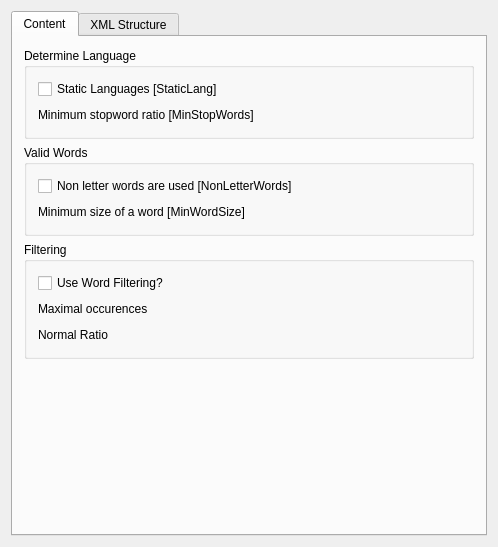
<?xml version="1.0" encoding="UTF-8"?>
<ui version="4.0">
 <class>Config</class>
 <widget class="QWidget" name="Config">
  <property name="geometry">
   <rect>
    <x>0</x>
    <y>0</y>
    <width>498</width>
    <height>547</height>
   </rect>
  </property>
  <property name="windowTitle">
   <string>Configure Text Analyser</string>
  </property>
  <property name="toolTip">
   <string/>
  </property>
  <property name="whatsThis">
   <string/>
  </property>
  <property name="sizeGripEnabled" stdset="0">
   <bool>true</bool>
  </property>
  <layout class="QVBoxLayout" name="verticalLayout_7">
   <item>
    <widget class="QTabWidget" name="tabWidget2">
     <property name="currentIndex">
      <number>0</number>
     </property>
     <widget class="QWidget" name="tab">
      <attribute name="title">
       <string>Content</string>
      </attribute>
      <layout class="QVBoxLayout" name="verticalLayout_5">
       <item>
        <widget class="QGroupBox" name="groupBox">
         <property name="title">
          <string>Determine Language</string>
         </property>
         <layout class="QVBoxLayout" name="verticalLayout">
          <item>
           <widget class="QCheckBox" name="StaticLang">
            <property name="toolTip">
             <string>Set if the languages are static.</string>
            </property>
            <property name="whatsThis">
             <string>When the languages are static and when the content of a document is changed, the system supposes that the language of this document has not changed.&lt;br&gt;
When the languages are not static, the language of a document is always determinewhen the document is analysed.</string>
            </property>
            <property name="text">
             <string>Static Languages [StaticLang]</string>
            </property>
           </widget>
          </item>
          <item>
           <layout class="QHBoxLayout">
            <item>
             <widget class="QLabel" name="textLabel1">
              <property name="text">
               <string>Minimum stopword ratio [MinStopWords]</string>
              </property>
              <property name="wordWrap">
               <bool>false</bool>
              </property>
             </widget>
            </item>
            <item>
             <spacer name="spacer2">
              <property name="orientation">
               <enum>Qt::Horizontal</enum>
              </property>
              <property name="sizeType">
               <enum>QSizePolicy::Expanding</enum>
              </property>
              <property name="sizeHint" stdset="0">
               <size>
                <width>40</width>
                <height>20</height>
               </size>
              </property>
             </spacer>
            </item>
            <item>
             <widget class="KDoubleNumInput" name="MinStopWords">
              <property name="toolTip">
               <string>Set the minimum stopword ratio.</string>
              </property>
              <property name="whatsThis">
               <string>To determine the language of a document, the following method is used:
&lt;ol&gt;
&lt;li&gt; For each language defined in the system, the ratio of the number of different stopwords over the overall number of different words contained in the document is computed.&lt;/li&gt;
&lt;li&gt; All the languages having this ratio lower than the &lt;b&gt;minimum stopword ratio&lt;/b&gt; are elminated.&lt;/li&gt;
&lt;li&gt; The language with the highest number of occurences of stopwords is assigned to the document.&lt;li&gt;
&lt;/ol&gt;</string>
              </property>
             </widget>
            </item>
           </layout>
          </item>
         </layout>
        </widget>
       </item>
       <item>
        <widget class="QGroupBox" name="groupBox_2">
         <property name="title">
          <string>Valid Words</string>
         </property>
         <layout class="QVBoxLayout" name="verticalLayout_2">
          <item>
           <widget class="QCheckBox" name="NonLetterWords">
            <property name="toolTip">
             <string>Should non letter words be used.</string>
            </property>
            <property name="whatsThis">
             <string>When analysing a document, it is possible to use for the description only words containing letters.</string>
            </property>
            <property name="text">
             <string>Non letter words are used [NonLetterWords]</string>
            </property>
           </widget>
          </item>
          <item>
           <layout class="QHBoxLayout">
            <item>
             <widget class="QLabel" name="textLabel2">
              <property name="text">
               <string>Minimum size of a word [MinWordSize]</string>
              </property>
              <property name="wordWrap">
               <bool>false</bool>
              </property>
             </widget>
            </item>
            <item>
             <spacer name="spacer3">
              <property name="orientation">
               <enum>Qt::Horizontal</enum>
              </property>
              <property name="sizeType">
               <enum>QSizePolicy::Expanding</enum>
              </property>
              <property name="sizeHint" stdset="0">
               <size>
                <width>40</width>
                <height>20</height>
               </size>
              </property>
             </spacer>
            </item>
            <item>
             <widget class="KIntNumInput" name="MinWordSize">
              <property name="toolTip">
               <string>Specify the minimum size of words.</string>
              </property>
              <property name="whatsThis">
               <string>When a word is contained in the document and its size is lower than this threshold, the word is not used.</string>
              </property>
             </widget>
            </item>
           </layout>
          </item>
         </layout>
        </widget>
       </item>
       <item>
        <widget class="QGroupBox" name="groupFiltering">
         <property name="title">
          <string>Filtering</string>
         </property>
         <layout class="QVBoxLayout" name="verticalLayout_3">
          <item>
           <widget class="QCheckBox" name="Filtering">
            <property name="text">
             <string>Use Word Filtering?</string>
            </property>
           </widget>
          </item>
          <item>
           <layout class="QHBoxLayout">
            <item>
             <widget class="QLabel" name="textLabel1_2">
              <property name="toolTip">
               <string>Maximum number of following occurences of same letter .</string>
              </property>
              <property name="whatsThis">
               <string>Maximum number of following occurences of same letter.</string>
              </property>
              <property name="text">
               <string>Maximal occurences</string>
              </property>
              <property name="wordWrap">
               <bool>false</bool>
              </property>
             </widget>
            </item>
            <item>
             <spacer name="spacer6">
              <property name="orientation">
               <enum>Qt::Horizontal</enum>
              </property>
              <property name="sizeType">
               <enum>QSizePolicy::Expanding</enum>
              </property>
              <property name="sizeHint" stdset="0">
               <size>
                <width>40</width>
                <height>20</height>
               </size>
              </property>
             </spacer>
            </item>
            <item>
             <widget class="KIntNumInput" name="NbSameOccur">
              <property name="toolTip">
               <string>of a same word in a row to consider a word non-valid</string>
              </property>
              <property name="whatsThis">
               <string>of a same word in a row to consider a word non-valid</string>
              </property>
             </widget>
            </item>
           </layout>
          </item>
          <item>
           <layout class="QHBoxLayout">
            <item>
             <widget class="QLabel" name="textLabel2_2">
              <property name="toolTip">
               <string>Value of the ratio of normal letters on the total number of letters to be considered as a valid.</string>
              </property>
              <property name="whatsThis">
               <string>Value of the ratio of normal letters on the total number of letters to be considered as a valid.</string>
              </property>
              <property name="text">
               <string>Normal Ratio</string>
              </property>
              <property name="wordWrap">
               <bool>false</bool>
              </property>
             </widget>
            </item>
            <item>
             <spacer name="spacer7">
              <property name="orientation">
               <enum>Qt::Horizontal</enum>
              </property>
              <property name="sizeType">
               <enum>QSizePolicy::Expanding</enum>
              </property>
              <property name="sizeHint" stdset="0">
               <size>
                <width>40</width>
                <height>20</height>
               </size>
              </property>
             </spacer>
            </item>
            <item>
             <widget class="KDoubleNumInput" name="NormalRatio"/>
            </item>
           </layout>
          </item>
         </layout>
        </widget>
       </item>
       <item>
        <spacer name="spacer11">
         <property name="orientation">
          <enum>Qt::Vertical</enum>
         </property>
         <property name="sizeType">
          <enum>QSizePolicy::Expanding</enum>
         </property>
         <property name="sizeHint" stdset="0">
          <size>
           <width>20</width>
           <height>16</height>
          </size>
         </property>
        </spacer>
       </item>
      </layout>
     </widget>
     <widget class="QWidget" name="TabPage">
      <attribute name="title">
       <string>XML Structure</string>
      </attribute>
      <layout class="QVBoxLayout" name="verticalLayout_6">
       <item>
        <widget class="QGroupBox" name="groupBox7">
         <property name="title">
          <string>General</string>
         </property>
         <layout class="QVBoxLayout">
          <item>
           <layout class="QHBoxLayout">
            <item>
             <widget class="QCheckBox" name="UseDefaultNamespace">
              <property name="text">
               <string>Use default namespace</string>
              </property>
             </widget>
            </item>
            <item>
             <widget class="QLineEdit" name="DefaultNamespace"/>
            </item>
           </layout>
          </item>
          <item>
           <widget class="QCheckBox" name="ExtractStruct">
            <property name="text">
             <string>Extract tags and attributes [ExtractStruct]</string>
            </property>
           </widget>
          </item>
          <item>
           <widget class="QCheckBox" name="FullIndex">
            <property name="text">
             <string>Full index (structure and positions) [FullIndex]</string>
            </property>
           </widget>
          </item>
         </layout>
        </widget>
       </item>
       <item>
        <widget class="QGroupBox" name="groupBox6">
         <property name="title">
          <string>Elements Considered As Content</string>
         </property>
         <layout class="QVBoxLayout">
          <item>
           <layout class="QHBoxLayout">
            <item>
             <widget class="QCheckBox" name="StructIsContent">
              <property name="text">
               <string>Structurral tokens [StructIsContent]</string>
              </property>
             </widget>
            </item>
            <item>
             <spacer name="spacer28">
              <property name="orientation">
               <enum>Qt::Horizontal</enum>
              </property>
              <property name="sizeType">
               <enum>QSizePolicy::Fixed</enum>
              </property>
              <property name="sizeHint" stdset="0">
               <size>
                <width>20</width>
                <height>20</height>
               </size>
              </property>
             </spacer>
            </item>
            <item>
             <widget class="KDoubleNumInput" name="WeightStruct"/>
            </item>
            <item>
             <widget class="QLabel" name="textLabel3_2">
              <property name="text">
               <string>[WeightStruct]</string>
              </property>
              <property name="wordWrap">
               <bool>false</bool>
              </property>
             </widget>
            </item>
            <item>
             <spacer name="spacer15_2">
              <property name="orientation">
               <enum>Qt::Horizontal</enum>
              </property>
              <property name="sizeType">
               <enum>QSizePolicy::Expanding</enum>
              </property>
              <property name="sizeHint" stdset="0">
               <size>
                <width>40</width>
                <height>20</height>
               </size>
              </property>
             </spacer>
            </item>
           </layout>
          </item>
          <item>
           <layout class="QHBoxLayout">
            <item>
             <widget class="QCheckBox" name="ExtractValues">
              <property name="text">
               <string>Attributes values [ExtractValues]</string>
              </property>
             </widget>
            </item>
            <item>
             <spacer name="spacer29">
              <property name="orientation">
               <enum>Qt::Horizontal</enum>
              </property>
              <property name="sizeType">
               <enum>QSizePolicy::Fixed</enum>
              </property>
              <property name="sizeHint" stdset="0">
               <size>
                <width>30</width>
                <height>21</height>
               </size>
              </property>
             </spacer>
            </item>
            <item>
             <widget class="KDoubleNumInput" name="WeightValues"/>
            </item>
            <item>
             <widget class="QLabel" name="textLabel4_2">
              <property name="text">
               <string>[WeightValues]</string>
              </property>
              <property name="wordWrap">
               <bool>false</bool>
              </property>
             </widget>
            </item>
            <item>
             <spacer name="spacer16">
              <property name="orientation">
               <enum>Qt::Horizontal</enum>
              </property>
              <property name="sizeType">
               <enum>QSizePolicy::Expanding</enum>
              </property>
              <property name="sizeHint" stdset="0">
               <size>
                <width>16</width>
                <height>21</height>
               </size>
              </property>
             </spacer>
            </item>
           </layout>
          </item>
         </layout>
        </widget>
       </item>
       <item>
        <widget class="QGroupBox" name="Indexes">
         <property name="title">
          <string>Indexes</string>
         </property>
         <layout class="QVBoxLayout" name="verticalLayout_4">
          <item>
           <widget class="QCheckBox" name="ExtractIndex">
            <property name="text">
             <string>Extract declarative tags? [ExtractIndex]</string>
            </property>
           </widget>
          </item>
          <item>
           <layout class="QHBoxLayout" name="horizontalLayout">
            <item>
             <widget class="QCheckBox" name="DetectMetaTag">
              <property name="text">
               <string>Detect Tags</string>
              </property>
             </widget>
            </item>
            <item>
             <widget class="KUrlRequester" name="MetaTagFile"/>
            </item>
           </layout>
          </item>
          <item>
           <widget class="QCheckBox" name="ChildTags">
            <property name="text">
             <string>Declarative tags may have child tags? [ChildTags]</string>
            </property>
           </widget>
          </item>
          <item>
           <layout class="QHBoxLayout">
            <item>
             <widget class="QLabel" name="textLabel1_3">
              <property name="text">
               <string>Maximum terms in a declarative tag [MaxTerms]</string>
              </property>
              <property name="wordWrap">
               <bool>false</bool>
              </property>
             </widget>
            </item>
            <item>
             <spacer name="spacer12">
              <property name="orientation">
               <enum>Qt::Horizontal</enum>
              </property>
              <property name="sizeType">
               <enum>QSizePolicy::Expanding</enum>
              </property>
              <property name="sizeHint" stdset="0">
               <size>
                <width>40</width>
                <height>20</height>
               </size>
              </property>
             </spacer>
            </item>
            <item>
             <widget class="KIntNumInput" name="MaxTerms">
              <property name="minValue" stdset="0">
               <number>0</number>
              </property>
              <property name="maxValue" stdset="0">
               <number>50</number>
              </property>
             </widget>
            </item>
           </layout>
          </item>
          <item>
           <layout class="QHBoxLayout">
            <item>
             <widget class="QLabel" name="textLabel2_3">
              <property name="text">
               <string>Maximum depth of a declarative tag [MaxDepth]</string>
              </property>
              <property name="wordWrap">
               <bool>false</bool>
              </property>
             </widget>
            </item>
            <item>
             <spacer name="spacer13">
              <property name="orientation">
               <enum>Qt::Horizontal</enum>
              </property>
              <property name="sizeType">
               <enum>QSizePolicy::Expanding</enum>
              </property>
              <property name="sizeHint" stdset="0">
               <size>
                <width>40</width>
                <height>20</height>
               </size>
              </property>
             </spacer>
            </item>
            <item>
             <widget class="KIntNumInput" name="MaxDepth">
              <property name="minValue" stdset="0">
               <number>0</number>
              </property>
              <property name="maxValue" stdset="0">
               <number>30</number>
              </property>
             </widget>
            </item>
           </layout>
          </item>
          <item>
           <layout class="QHBoxLayout">
            <item>
             <widget class="QLabel" name="textLabel1_5">
              <property name="text">
               <string>Maximal number of occurences [MaxOccurs]</string>
              </property>
              <property name="wordWrap">
               <bool>false</bool>
              </property>
             </widget>
            </item>
            <item>
             <spacer name="spacer15">
              <property name="orientation">
               <enum>Qt::Horizontal</enum>
              </property>
              <property name="sizeType">
               <enum>QSizePolicy::Expanding</enum>
              </property>
              <property name="sizeHint" stdset="0">
               <size>
                <width>40</width>
                <height>20</height>
               </size>
              </property>
             </spacer>
            </item>
            <item>
             <widget class="KIntNumInput" name="MaxOccurs"/>
            </item>
           </layout>
          </item>
         </layout>
        </widget>
       </item>
      </layout>
     </widget>
    </widget>
   </item>
  </layout>
 </widget>
 <layoutdefault spacing="6" margin="11"/>
 <pixmapfunction>qPixmapFromMimeSource</pixmapfunction>
 <customwidgets>
  <customwidget>
   <class>KUrlRequester</class>
   <extends>QFrame</extends>
   <header>kurlrequester.h</header>
  </customwidget>
  <customwidget>
   <class>KDoubleNumInput</class>
   <extends>QWidget</extends>
   <header>knuminput.h</header>
  </customwidget>
  <customwidget>
   <class>KIntNumInput</class>
   <extends>QWidget</extends>
   <header>knuminput.h</header>
  </customwidget>
 </customwidgets>
 <includes>
  <include location="local">knuminput.h</include>
  <include location="local">knuminput.h</include>
  <include location="local">knuminput.h</include>
  <include location="local">knuminput.h</include>
  <include location="local">knuminput.h</include>
  <include location="local">knuminput.h</include>
  <include location="local">knuminput.h</include>
  <include location="local">knuminput.h</include>
  <include location="local">knuminput.h</include>
  <include location="local">knuminput.h</include>
  <include location="local">knuminput.h</include>
  <include location="local">knuminput.h</include>
  <include location="local">knuminput.h</include>
  <include location="local">knuminput.h</include>
  <include location="local">knuminput.h</include>
  <include location="local">knuminput.h</include>
  <include location="local">knuminput.h</include>
  <include location="local">knuminput.h</include>
  <include location="local">knuminput.h</include>
  <include location="local">knuminput.h</include>
 </includes>
 <resources/>
 <connections>
  <connection>
   <sender>Filtering</sender>
   <signal>toggled(bool)</signal>
   <receiver>NbSameOccur</receiver>
   <slot>setEnabled(bool)</slot>
   <hints>
    <hint type="sourcelabel">
     <x>96</x>
     <y>310</y>
    </hint>
    <hint type="destinationlabel">
     <x>475</x>
     <y>344</y>
    </hint>
   </hints>
  </connection>
  <connection>
   <sender>Filtering</sender>
   <signal>toggled(bool)</signal>
   <receiver>NormalRatio</receiver>
   <slot>setEnabled(bool)</slot>
   <hints>
    <hint type="sourcelabel">
     <x>96</x>
     <y>310</y>
    </hint>
    <hint type="destinationlabel">
     <x>475</x>
     <y>379</y>
    </hint>
   </hints>
  </connection>
  <connection>
   <sender>ExtractStruct</sender>
   <signal>toggled(bool)</signal>
   <receiver>StructIsContent</receiver>
   <slot>setEnabled(bool)</slot>
   <hints>
    <hint type="sourcelabel">
     <x>37</x>
     <y>131</y>
    </hint>
    <hint type="destinationlabel">
     <x>38</x>
     <y>236</y>
    </hint>
   </hints>
  </connection>
  <connection>
   <sender>StructIsContent</sender>
   <signal>toggled(bool)</signal>
   <receiver>WeightStruct</receiver>
   <slot>setEnabled(bool)</slot>
   <hints>
    <hint type="sourcelabel">
     <x>38</x>
     <y>236</y>
    </hint>
    <hint type="destinationlabel">
     <x>316</x>
     <y>240</y>
    </hint>
   </hints>
  </connection>
  <connection>
   <sender>ExtractValues</sender>
   <signal>toggled(bool)</signal>
   <receiver>WeightValues</receiver>
   <slot>setEnabled(bool)</slot>
   <hints>
    <hint type="sourcelabel">
     <x>38</x>
     <y>273</y>
    </hint>
    <hint type="destinationlabel">
     <x>306</x>
     <y>278</y>
    </hint>
   </hints>
  </connection>
  <connection>
   <sender>UseDefaultNamespace</sender>
   <signal>toggled(bool)</signal>
   <receiver>DefaultNamespace</receiver>
   <slot>setEnabled(bool)</slot>
   <hints>
    <hint type="sourcelabel">
     <x>38</x>
     <y>100</y>
    </hint>
    <hint type="destinationlabel">
     <x>210</x>
     <y>103</y>
    </hint>
   </hints>
  </connection>
 </connections>
 <slots>
  <slot>toggleStruct(bool)</slot>
  <slot>toggleFullIndex(bool)</slot>
 </slots>
</ui>
